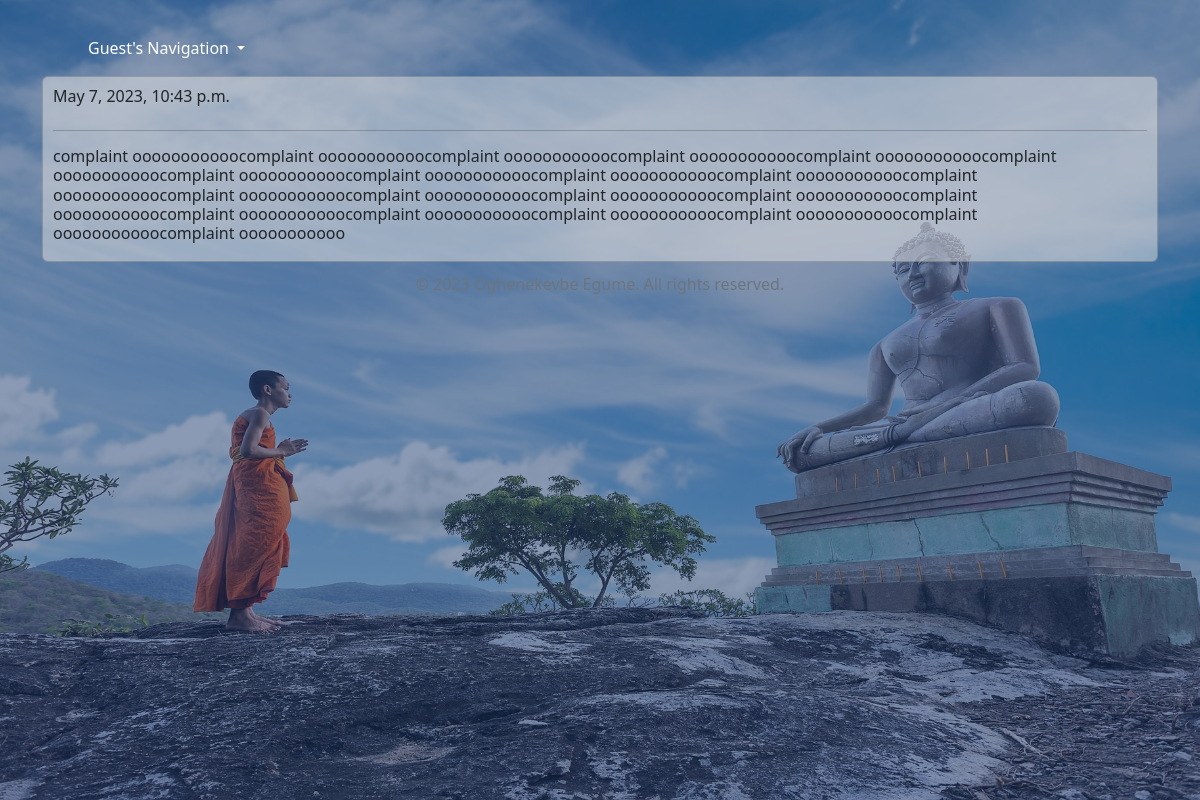
Page /4/professional_detail/ on the committed database.
### life/models.py (models this page shows, shortened)
class Consultation(models.Model):
    doctor = models.ForeignKey(Doctor, on_delete=models.CASCADE)
    patient = models.ForeignKey(Patient, on_delete=models.CASCADE)
    date = models.DateTimeField(default=datetime.now)
    notes = models.ForeignKey(Notes, on_delete=models.CASCADE, blank=True, null=True)
    complaint = models.TextField(default='')
    comment = models.ForeignKey('ConsultationComment', on_delete=models.CASCADE, null = True, blank = True, related_name = 'consultation_comments')
    class Meta:
        ordering = ['-date']

### life/views.py (the view)
# urls.py: path("<str:pk>/professional_detail/", ProfessionalDetail.as_view(), name="professional_details"),
class ProfessionalDetail(DetailView):
    model = Consultation
    template_name = "professional_detail.html"
    def get_context_data(self, **kwargs):
        context = super().get_context_data(**kwargs)
        return context

### life/templates/professional_detail.html (shortened to what this page needs)
{% extends 'base.html' %}
{% block content %}
<div class="container">
<div class="row">
    <div class="card" style="background-color: rgba(225, 225, 225, 0.5); padding: 10px;">
        <h6>{{ object.date }}</h6>
        <hr>
        <h6>{{ object.complaint }}</h6>
    </div>
</div>
</div>
{% endblock content %}

### static/css/base.css (style rules this page uses)
body { background-size: cover; background-position: center; transition: background 0.5s ease-in-out; position: relative; min-height: 100vh; max-height: max-content; }

### rows in the picture
Consultation: date "May 7, 2023, 10:43 p.m.", complaint "complaint ooooooooooocomplaint ooooooooooocomplaint ooooooooooocomplaint ooooooooooocomplaint ooooooooooocomplaint ooooooooooocomplaint ooooooooooocomplaint ooooooooooocomplaint ooooooooooocomplaint ooooooooooocomplaint ooooooooooocomplaint ooooooooooocomplaint ooooooooooocomplaint ooooooooooocomplaint ooooooooooocomplaint ooooooooooocomplaint ooooooooooocomplaint ooooooooooocomplaint ooooooooooocomplaint ooooooooooocomplaint ooooooooooocomplaint ooooooooooo"
